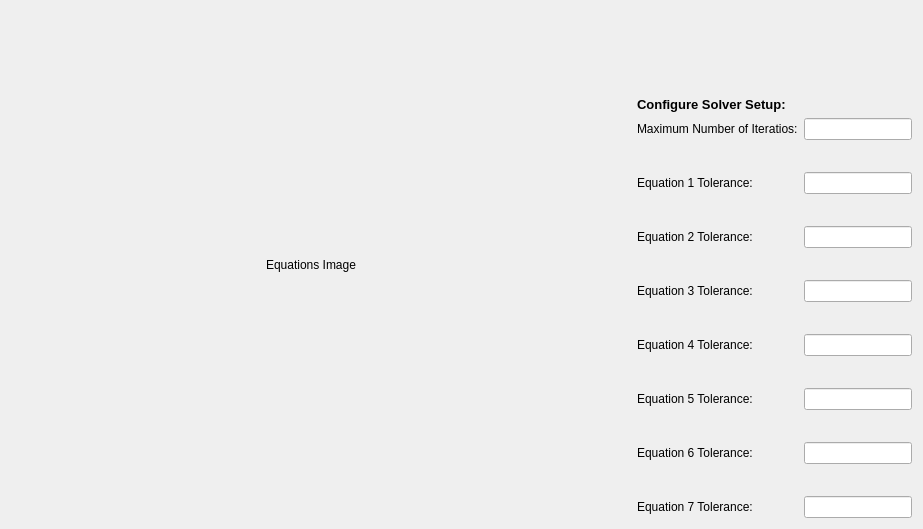
      <widget class="QWidget" name="tab_SolverSetup">
       <attribute name="title">
        <string>Solver Setup</string>
       </attribute>
       <layout class="QHBoxLayout" name="horizontalLayout_23">
        <item>
         <widget class="QLabel" name="equationsImage">
          <property name="minimumSize">
           <size>
            <width>600</width>
            <height>400</height>
           </size>
          </property>
          <property name="text">
           <string>Equations Image</string>
          </property>
          <property name="alignment">
           <set>Qt::AlignmentFlag::AlignCenter</set>
          </property>
         </widget>
        </item>
        <item>
         <spacer name="horizontalSpacer_17">
          <property name="orientation">
           <enum>Qt::Orientation::Horizontal</enum>
          </property>
          <property name="sizeType">
           <enum>QSizePolicy::Policy::Preferred</enum>
          </property>
          <property name="sizeHint" stdset="0">
           <size>
            <width>20</width>
            <height>10</height>
           </size>
          </property>
         </spacer>
        </item>
        <item>
         <layout class="QFormLayout" name="formLayout_2">
          <item row="0" column="0">
           <spacer name="verticalSpacer_6">
            <property name="orientation">
             <enum>Qt::Orientation::Vertical</enum>
            </property>
            <property name="sizeType">
             <enum>QSizePolicy::Policy::Preferred</enum>
            </property>
            <property name="sizeHint" stdset="0">
             <size>
              <width>20</width>
              <height>80</height>
             </size>
            </property>
           </spacer>
          </item>
          <item row="1" column="0">
           <widget class="QLabel" name="label_117">
            <property name="font">
             <font>
              <pointsize>10</pointsize>
              <bold>true</bold>
             </font>
            </property>
            <property name="text">
             <string>Configure Solver Setup:</string>
            </property>
           </widget>
          </item>
          <item row="2" column="0">
           <widget class="QLabel" name="label_7">
            <property name="text">
             <string>Maximum Number of Iteratios:</string>
            </property>
           </widget>
          </item>
          <item row="2" column="1">
           <widget class="QLineEdit" name="maxIterationInput">
            <property name="sizePolicy">
             <sizepolicy hsizetype="Fixed" vsizetype="Fixed">
              <horstretch>0</horstretch>
              <verstretch>0</verstretch>
             </sizepolicy>
            </property>
           </widget>
          </item>
          <item row="3" column="0">
           <spacer name="verticalSpacer_3">
            <property name="orientation">
             <enum>Qt::Orientation::Vertical</enum>
            </property>
            <property name="sizeType">
             <enum>QSizePolicy::Policy::Fixed</enum>
            </property>
            <property name="sizeHint" stdset="0">
             <size>
              <width>20</width>
              <height>20</height>
             </size>
            </property>
           </spacer>
          </item>
          <item row="4" column="0">
           <widget class="QLabel" name="label_52">
            <property name="text">
             <string>Equation 1 Tolerance:</string>
            </property>
           </widget>
          </item>
          <item row="4" column="1">
           <widget class="QLineEdit" name="Eqn1TolInput">
            <property name="sizePolicy">
             <sizepolicy hsizetype="Fixed" vsizetype="Fixed">
              <horstretch>0</horstretch>
              <verstretch>0</verstretch>
             </sizepolicy>
            </property>
           </widget>
          </item>
          <item row="5" column="0">
           <spacer name="verticalSpacer_4">
            <property name="orientation">
             <enum>Qt::Orientation::Vertical</enum>
            </property>
            <property name="sizeType">
             <enum>QSizePolicy::Policy::Fixed</enum>
            </property>
            <property name="sizeHint" stdset="0">
             <size>
              <width>20</width>
              <height>20</height>
             </size>
            </property>
           </spacer>
          </item>
          <item row="6" column="0">
           <widget class="QLabel" name="label_53">
            <property name="text">
             <string>Equation 2 Tolerance:</string>
            </property>
           </widget>
          </item>
          <item row="6" column="1">
           <widget class="QLineEdit" name="Eqn2TolInput">
            <property name="sizePolicy">
             <sizepolicy hsizetype="Fixed" vsizetype="Fixed">
              <horstretch>0</horstretch>
              <verstretch>0</verstretch>
             </sizepolicy>
            </property>
           </widget>
          </item>
          <item row="7" column="0">
           <spacer name="verticalSpacer_5">
            <property name="orientation">
             <enum>Qt::Orientation::Vertical</enum>
            </property>
            <property name="sizeType">
             <enum>QSizePolicy::Policy::Fixed</enum>
            </property>
            <property name="sizeHint" stdset="0">
             <size>
              <width>20</width>
              <height>20</height>
             </size>
            </property>
           </spacer>
          </item>
          <item row="8" column="0">
           <widget class="QLabel" name="label_55">
            <property name="text">
             <string>Equation 3 Tolerance:</string>
            </property>
           </widget>
          </item>
          <item row="8" column="1">
           <widget class="QLineEdit" name="Eqn3TolInput">
            <property name="sizePolicy">
             <sizepolicy hsizetype="Fixed" vsizetype="Fixed">
              <horstretch>0</horstretch>
              <verstretch>0</verstretch>
             </sizepolicy>
            </property>
           </widget>
          </item>
          <item row="9" column="0">
           <spacer name="verticalSpacer_9">
            <property name="orientation">
             <enum>Qt::Orientation::Vertical</enum>
            </property>
            <property name="sizeType">
             <enum>QSizePolicy::Policy::Fixed</enum>
            </property>
            <property name="sizeHint" stdset="0">
             <size>
              <width>20</width>
              <height>20</height>
             </size>
            </property>
           </spacer>
          </item>
          <item row="10" column="0">
           <widget class="QLabel" name="label_56">
            <property name="text">
             <string>Equation 4 Tolerance:</string>
            </property>
           </widget>
          </item>
          <item row="10" column="1">
           <widget class="QLineEdit" name="Eqn4TolInput">
            <property name="sizePolicy">
             <sizepolicy hsizetype="Fixed" vsizetype="Fixed">
              <horstretch>0</horstretch>
              <verstretch>0</verstretch>
             </sizepolicy>
            </property>
           </widget>
          </item>
          <item row="11" column="0">
           <spacer name="verticalSpacer_10">
            <property name="orientation">
             <enum>Qt::Orientation::Vertical</enum>
            </property>
            <property name="sizeType">
             <enum>QSizePolicy::Policy::Fixed</enum>
            </property>
            <property name="sizeHint" stdset="0">
             <size>
              <width>20</width>
              <height>20</height>
             </size>
            </property>
           </spacer>
          </item>
          <item row="12" column="0">
           <widget class="QLabel" name="label_57">
            <property name="text">
             <string>Equation 5 Tolerance:</string>
            </property>
           </widget>
          </item>
          <item row="12" column="1">
           <widget class="QLineEdit" name="Eqn5TolInput">
            <property name="sizePolicy">
             <sizepolicy hsizetype="Fixed" vsizetype="Fixed">
              <horstretch>0</horstretch>
              <verstretch>0</verstretch>
             </sizepolicy>
            </property>
           </widget>
          </item>
          <item row="13" column="0">
           <spacer name="verticalSpacer_11">
            <property name="orientation">
             <enum>Qt::Orientation::Vertical</enum>
            </property>
            <property name="sizeType">
             <enum>QSizePolicy::Policy::Fixed</enum>
            </property>
            <property name="sizeHint" stdset="0">
             <size>
              <width>20</width>
              <height>20</height>
             </size>
            </property>
           </spacer>
          </item>
          <item row="14" column="0">
           <widget class="QLabel" name="label_54">
            <property name="text">
             <string>Equation 6 Tolerance:</string>
            </property>
           </widget>
          </item>
          <item row="14" column="1">
           <widget class="QLineEdit" name="Eqn6TolInput">
            <property name="sizePolicy">
             <sizepolicy hsizetype="Fixed" vsizetype="Fixed">
              <horstretch>0</horstretch>
              <verstretch>0</verstretch>
             </sizepolicy>
            </property>
           </widget>
          </item>
          <item row="15" column="0">
           <spacer name="verticalSpacer_12">
            <property name="orientation">
             <enum>Qt::Orientation::Vertical</enum>
            </property>
            <property name="sizeType">
             <enum>QSizePolicy::Policy::Fixed</enum>
            </property>
            <property name="sizeHint" stdset="0">
             <size>
              <width>20</width>
              <height>20</height>
             </size>
            </property>
           </spacer>
          </item>
          <item row="16" column="0">
           <widget class="QLabel" name="label_58">
            <property name="text">
             <string>Equation 7 Tolerance:</string>
            </property>
           </widget>
          </item>
          <item row="16" column="1">
           <widget class="QLineEdit" name="Eqn7TolInput">
            <property name="sizePolicy">
             <sizepolicy hsizetype="Fixed" vsizetype="Fixed">
              <horstretch>0</horstretch>
              <verstretch>0</verstretch>
             </sizepolicy>
            </property>
           </widget>
          </item>
         </layout>
        </item>
       </layout>
      </widget>
